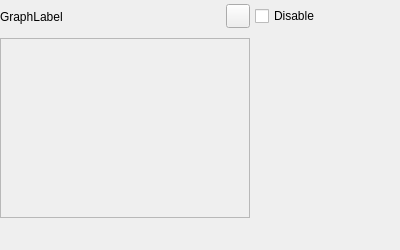
<?xml version="1.0" encoding="UTF-8"?>
<ui version="4.0">
 <class>XYPlot</class>
 <widget class="QWidget" name="XYPlot">
  <property name="geometry">
   <rect>
    <x>0</x>
    <y>0</y>
    <width>400</width>
    <height>250</height>
   </rect>
  </property>
  <property name="sizePolicy">
   <sizepolicy hsizetype="Fixed" vsizetype="Fixed">
    <horstretch>0</horstretch>
    <verstretch>0</verstretch>
   </sizepolicy>
  </property>
  <property name="minimumSize">
   <size>
    <width>400</width>
    <height>250</height>
   </size>
  </property>
  <property name="maximumSize">
   <size>
    <width>1600</width>
    <height>1600</height>
   </size>
  </property>
  <property name="windowTitle">
   <string>Form</string>
  </property>
  <layout class="QGridLayout" name="gridLayout">
   <property name="leftMargin">
    <number>0</number>
   </property>
   <property name="topMargin">
    <number>0</number>
   </property>
   <property name="rightMargin">
    <number>0</number>
   </property>
   <property name="bottomMargin">
    <number>0</number>
   </property>
   <property name="spacing">
    <number>5</number>
   </property>
   <item row="1" column="0">
    <widget class="QFrame" name="frame">
     <property name="sizePolicy">
      <sizepolicy hsizetype="Fixed" vsizetype="Fixed">
       <horstretch>0</horstretch>
       <verstretch>0</verstretch>
      </sizepolicy>
     </property>
     <property name="minimumSize">
      <size>
       <width>250</width>
       <height>180</height>
      </size>
     </property>
     <property name="maximumSize">
      <size>
       <width>300</width>
       <height>220</height>
      </size>
     </property>
     <property name="frameShape">
      <enum>QFrame::StyledPanel</enum>
     </property>
     <property name="frameShadow">
      <enum>QFrame::Raised</enum>
     </property>
     <layout class="QGridLayout" name="gridLayout_2">
      <property name="leftMargin">
       <number>0</number>
      </property>
      <property name="topMargin">
       <number>0</number>
      </property>
      <property name="rightMargin">
       <number>0</number>
      </property>
      <property name="bottomMargin">
       <number>0</number>
      </property>
      <property name="spacing">
       <number>5</number>
      </property>
      <item row="0" column="0">
       <widget class="QCustomPlot" name="customPlot" native="true">
        <property name="sizePolicy">
         <sizepolicy hsizetype="MinimumExpanding" vsizetype="MinimumExpanding">
          <horstretch>0</horstretch>
          <verstretch>0</verstretch>
         </sizepolicy>
        </property>
        <property name="minimumSize">
         <size>
          <width>0</width>
          <height>0</height>
         </size>
        </property>
        <property name="maximumSize">
         <size>
          <width>400</width>
          <height>1600</height>
         </size>
        </property>
       </widget>
      </item>
     </layout>
    </widget>
   </item>
   <item row="1" column="1">
    <layout class="QVBoxLayout" name="outputFieldLayout">
     <property name="spacing">
      <number>5</number>
     </property>
     <item>
      <spacer name="verticalSpacer">
       <property name="orientation">
        <enum>Qt::Vertical</enum>
       </property>
       <property name="sizeHint" stdset="0">
        <size>
         <width>20</width>
         <height>40</height>
        </size>
       </property>
      </spacer>
     </item>
    </layout>
   </item>
   <item row="0" column="1">
    <widget class="QCheckBox" name="checkBox">
     <property name="enabled">
      <bool>true</bool>
     </property>
     <property name="text">
      <string>Disable</string>
     </property>
    </widget>
   </item>
   <item row="0" column="0">
    <layout class="QHBoxLayout" name="horizontalLayout">
     <property name="spacing">
      <number>5</number>
     </property>
     <item>
      <widget class="QLabel" name="graphLabel">
       <property name="sizePolicy">
        <sizepolicy hsizetype="Preferred" vsizetype="MinimumExpanding">
         <horstretch>0</horstretch>
         <verstretch>0</verstretch>
        </sizepolicy>
       </property>
       <property name="minimumSize">
        <size>
         <width>0</width>
         <height>17</height>
        </size>
       </property>
       <property name="maximumSize">
        <size>
         <width>300</width>
         <height>34</height>
        </size>
       </property>
       <property name="text">
        <string>GraphLabel</string>
       </property>
       <property name="wordWrap">
        <bool>true</bool>
       </property>
      </widget>
     </item>
     <item>
      <widget class="QPushButton" name="setButton">
       <property name="sizePolicy">
        <sizepolicy hsizetype="Fixed" vsizetype="Fixed">
         <horstretch>0</horstretch>
         <verstretch>0</verstretch>
        </sizepolicy>
       </property>
       <property name="minimumSize">
        <size>
         <width>24</width>
         <height>24</height>
        </size>
       </property>
       <property name="maximumSize">
        <size>
         <width>24</width>
         <height>24</height>
        </size>
       </property>
       <property name="text">
        <string/>
       </property>
      </widget>
     </item>
    </layout>
   </item>
   <item row="2" column="0">
    <layout class="QVBoxLayout" name="inputFieldLayout">
     <property name="spacing">
      <number>5</number>
     </property>
     <item>
      <spacer name="verticalSpacer_3">
       <property name="orientation">
        <enum>Qt::Vertical</enum>
       </property>
       <property name="sizeHint" stdset="0">
        <size>
         <width>20</width>
         <height>1</height>
        </size>
       </property>
      </spacer>
     </item>
    </layout>
   </item>
   <item row="2" column="1">
    <layout class="QVBoxLayout" name="inputFieldLayout2">
     <property name="spacing">
      <number>5</number>
     </property>
     <item>
      <spacer name="verticalSpacer_2">
       <property name="orientation">
        <enum>Qt::Vertical</enum>
       </property>
       <property name="sizeHint" stdset="0">
        <size>
         <width>20</width>
         <height>1</height>
        </size>
       </property>
      </spacer>
     </item>
    </layout>
   </item>
  </layout>
 </widget>
 <customwidgets>
  <customwidget>
   <class>QCustomPlot</class>
   <extends>QWidget</extends>
   <header>../sharedlib/header/qcustomplot.h</header>
   <container>1</container>
   <slots>
    <slot>graph()</slot>
    <slot>slot2()</slot>
   </slots>
  </customwidget>
 </customwidgets>
 <resources/>
 <connections/>
</ui>
